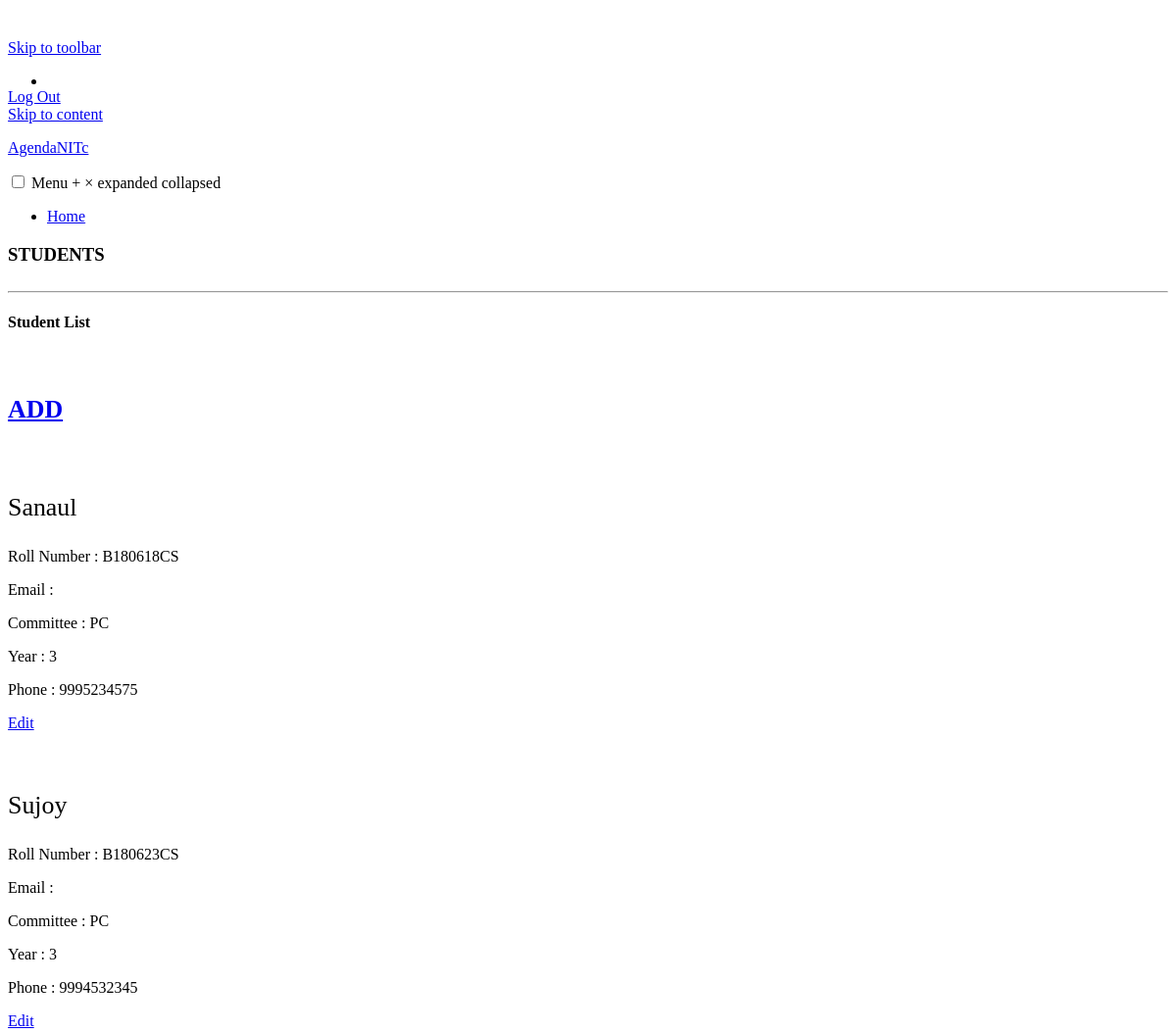
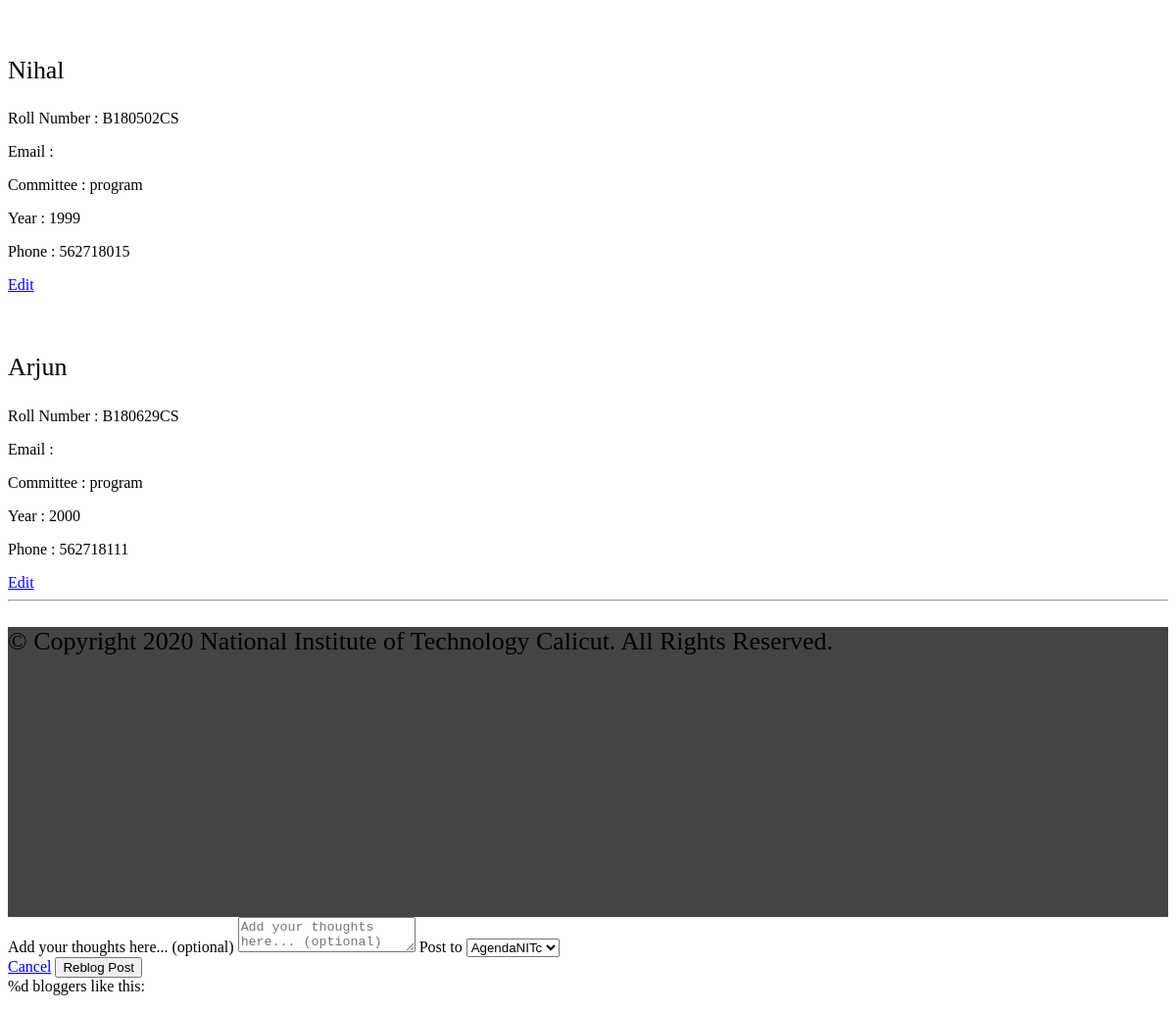
/students, run on the app's committed database (2 pictures, top to bottom).
### tables this page shows
CREATE TABLE Student(Roll_no VARCHAR(10) PRIMARY KEY ,
Name VARCHAR(20), Email VARCHAR(30), Committee VARCHAR(10), 
Year INTEGER, Phone INTEGER);

### app.py (the view)
@app.route("/students")
def allstudents():
    conn = get_db_connection()
    students = conn.execute('SELECT * FROM Student').fetchall()
    conn.close()
    return render_template('students2.html', students = students)

### app.py (called while the page is built)
def get_db_connection():
    conn = sqlite3.connect('MainDatabase.db')
    conn.row_factory = sqlite3.Row #row wise access, treats rows like python dictionaries
    return conn

### templates/students2.html (shortened to what this page needs)
<!doctype html>
<html lang="en">
<head>
    <link rel='stylesheet' id='all-css-0-1' href='https://s0.wp.com/_static/??-eJydkttuwyAMhl9ohPUUbRfTnoXTEjecBGZZ3n4O7aIqraJqNwib//sNNnyMTAWPxiN3hUVbOvCZj1EFx7IDa6ZV1KicX/hjLBeZVYKIECj6CtaGcUvfh2+TmCxSWkM0TtYscvDKFk1pSnAtcg9kkBsH/l5yzhzpfJDhZ9ls1bUwzJTBKNTAanQn/9N2hUJpUkcnyfD35tTsuSxgNZc2VFwmkabV9f9tg71xz9hU6uYRYgoFWZdAP32TlUUSCL5bz2GNq3DF9vSEA9eQccmxx+hN54WmATIp0vVTLfEFAu4D1kEvmy23uZWUd1HgrHBGgzCW+udxC7uUljImkzOj1UFxrDa+lvt0H7v29W3Xtsfj6fwLTGQs6g==?cssminify=yes'
        type='text/css' media='all' />
    <link rel='stylesheet' id='all-css-2-1' href='https://s0.wp.com/wp-content/mu-plugins/comment-likes/css/comment-likes.css?m=1407378799h&cssminify=yes' type='text/css' media='all' />
    <link rel='stylesheet' id='print-css-3-1' href='https://s0.wp.com/wp-content/themes/pub/varia/print.css?m=1571655471h&cssminify=yes' type='text/css' media='print' />
    <link rel='stylesheet' id='all-css-4-1' href='https://s0.wp.com/_static/??-eJx9jUsOwjAMRC+EcUFQiQXiLGnqBkMSR4nTitvTig0/deeR35vBKYGVqBQV9UqBCqbaoZWqwpmw6MPT1paywf/kaDIb5GhfKEzJSvgRQoXkq+NYcOLekRakOn/lzgTeTKgUkjc6l/5ffCtwJODFGmWJHwEGbzivqVGWBdMHjtCZDON+jc7UeXHz6XCm3uKapFIgU5KsMEgO33lRL+G8a5tDe2qObXN7Al/RkDw=?cssminify=yes'
        type='text/css' media='all' />
    <link rel='stylesheet' id='all-css-6-1' href='https://s0.wp.com/_static/??/wp-content/themes/pub/coutoire/style.css,/wp-content/mu-plugins/admin-bar/masterbar-overrides/masterbar.css?m=1604690560j&cssminify=yes' type='text/css' media='all' />
    <link rel='stylesheet' id='all-css-8-1' href='https://s0.wp.com/_static/??-eJxti8sKgCAQAH8oW6KHdoi+xcTUWF1pjX4/OnSIOg0DM3BmYSgVmwrEQ2Q8XEgMmbiIFXXYgb3eQ3IPa8Ncwf/FZIJGgeToLZ+peBstg+/AIS0a72COU9OPUg69atV2AWWKN+I=?cssminify=yes' type='text/css' media='all'
    />
</head>
<body class="page-template-default page page-id-170 logged-in admin-bar no-customize-support wp-embed-responsive customizer-styles-applied singular image-filters-enabled hide-homepage-title highlander-enabled highlander-light">
    <div id="wpadminbar" class="nojq nojs ltr mobile">
        <a class="screen-reader-shortcut" href="#wp-toolbar" tabindex="1">Skip to toolbar</a>
        <a class="screen-reader-shortcut" href="https://agendanitc.wordpress.com/wp-login.php?action=logout&#038;_wpnonce=b71a8b1dec">Log Out</a>
    </div>
    <div id="page" class="site">
        <a class="skip-link screen-reader-text" href="#content">Skip to content</a>
        <header id="masthead" class="site-header alignfull">
            <div class="site-branding">
                <p class="site-title"><a href="https://agendanitc.wordpress.com/" rel="home">AgendaNITc</a></p>
            </div>
            <nav id="site-navigation" class="main-navigation" aria-label="Main Navigation">
                <input type="checkbox" role="button" aria-haspopup="true" id="toggle" class="hide-visually">
                <label for="toggle" id="toggle-menu" class="button">
						Menu						<span class="dropdown-icon open">+</span>
						<span class="dropdown-icon close">&times;</span>
						<span class="hide-visually expanded-text">expanded</span>
						<span class="hide-visually collapsed-text">collapsed</span>
					</label>
                <div class="menu-primary-container">
                    <ul id="menu-primary" class="main-menu" aria-label="submenu">
                        <li id="menu-item-14" class="menu-item menu-item-type-custom menu-item-object-custom menu-item-14"><a href="/">Home</a></li>
                    </ul>
                </div>
            </nav>
        </header>
        <div id="content" class="site-content">
            <section id="primary" class="content-area">
                <main id="main" class="site-main">
                    <article id="post-170" class="post-170 page type-page status-publish hentry entry">
                        <header class="entry-header responsive-max-width">
                            <h1 class="entry-title">STUDENTS</h1>
                        </header>
                        <div class="entry-content">
                            <hr class="wp-block-separator" />
                            <div class="wp-block-group alignfull">
                                <div class="wp-block-group__inner-container">
                                    <h4 class="has-text-align-center"><strong>Student List</strong></h4>
                                    <a href="{{url_for('newstudent')}}"
                                    <div class="wp-block-media-text alignwide has-media-on-the-right is-stacked-on-mobile" style="grid-template-columns:auto 15%;">
                                        <figure class="wp-block-media-text__media">
                                                sizes="(max-width: 614px) 100vw, 614px" /></figure>
                                        <div class="wp-block-media-text__content">
                                            <p class="has-text-align-right has-large-font-size"><strong>ADD</strong></p>
                                        </div>
                                    </div>
                                    {% for student in students%}
                                    <div class="wp-block-media-text alignwide is-stacked-on-mobile" style="grid-template-columns:15% auto;">
                                        <figure class="wp-block-media-text__media">
                                                sizes="(max-width: 225px) 100vw, 225px" /></figure>
                                        <div class="wp-block-media-text__content">
                                            <p class="has-large-font-size">{{student['Name']}}</p>
                                            <p>Roll Number : {{student['Roll_no']}}</p>
                                            <p>Email : {{students['Email']}}</p>
                                            <p>Committee : {{student['Committee']}}</p>
                                            <p>Year : {{student['Year']}}</p>
                                            <p>Phone : {{student['Phone']}}</p>
                                        <a href="{{ url_for('editstudent', roll_no=student['roll_no']) }}">
                                            <span class="badge badge-warning">Edit</span>
                                        </a>
                                        </div>
                                    </div>
                                    {%endfor%}
                            <hr class="wp-block-separator" />
                            <div class="wp-block-cover alignfull has-foreground-background-color has-background-dim" style="min-height:296px;">
                                <div class="wp-block-cover__inner-container">
                                    <p class="has-text-align-center has-large-font-size">© Copyright 2020 National Institute of Technology Calicut. All Rights Reserved.</p>
                                </div>
                            </div>
                        </div>
                    </article>
                </main>
            </section>
        </div>
    </div>
    <div id="carousel-reblog-box">
        <form action="#" name="carousel-reblog">
            <label for="carousel-reblog-content" id="carousel-reblog-lblogcontent" class="screen-reader-text">Add your thoughts here... (optional)</label>
            <textarea id="carousel-reblog-content" name="carousel-reblog-content" placeholder="Add your thoughts here... (optional)"></textarea>
            <label for="carousel-reblog-to-blog-id" id="carousel-reblog-lblogid">Post to</label>
            <select name="carousel-reblog-to-blog-id" id="carousel-reblog-to-blog-id">
							<option value="187334966">AgendaNITc</option>
						</select>
            <div class="submit">
                <span class="canceltext"><a href="#" class="cancel">Cancel</a></span>
                <input type="submit" name="carousel-reblog-submit" class="button" id="carousel-reblog-submit" value="Reblog Post" />
            </div>
            <input type="hidden" id="_wpnonce" name="_wpnonce" value="697800db77" /><input type="hidden" name="_wp_http_referer" value="/students-2/" /> </form>
    </div>
    <link rel='stylesheet' id='screen-css-0-2' href='https://s0.wp.com/wp-content/blog-plugins/launch-banner/style.css?m=1552400413h&cssminify=yes' type='text/css' media='screen' />
    <link rel='stylesheet' id='all-css-1-2' href='https://s0.wp.com/wp-content/mu-plugins/carousel/jetpack-carousel.css?m=1592560282h&cssminify=yes' type='text/css' media='all' />
    <div id='likes-other-gravatars'>
        <div class="likes-text"><span>%d</span> bloggers like this:</div>
    </div>
</body>
</html>

### templates/students2.html (style rules this page uses)
.admin-bar { position: inherit !important; top: auto !important; }
:root { --wp--preset--color--primary: #0000FF; --wp--preset--color--secondary: #FF0000; --wp--preset--color--foreground: #444444; --wp--preset--color--background: #FFFFFF; --wp--preset--gradient--vivid-cyan-blue-to-vivid-purple: linear-gradient(135deg, rgba(6, 147, 227, 1) 0%, rgb(155, 81, 224) 100%); --wp--preset--gradient--light-green-cyan-to-vivid-green-cyan: linear-gradient(135deg, rgb(122, 220, 180) 0%, rgb(0, 208, 130) 100%); --wp--preset--gradient--luminous-vivid-amber-to-luminous-vivid-orange: linear-gradient(135deg, rgba(252, 185, 0, 1) 0%, rgba(255, 105, 0, 1) 100%); --wp--preset--gradient--luminous-vivid-orange-to-vivid-red: linear-gradient(135deg, rgba(255, 105, 0, 1) 0%, rgb(207, 46, 46) 100%); --wp--preset--gradient--very-light-gray-to-cyan-bluish-gray: linear-gradient(135deg, rgb(238, 238, 238) 0%, rgb(169, 184, 195) 100%); --wp--preset--gradient--cool-to-warm-spectrum: linear-gradient(135deg, rgb(74, 234, 220) 0%, rgb(151, 120, 209) 20%, rgb(207, 42, 186) 40%, rgb(238, 44, 130) 60%, rgb(251, 105, 98) 80%, rgb(254, 248, 76) 100%); --wp--preset--gradient--blush-light-purple: linear-gradient(135deg, rgb(255, 206, 236) 0%, rgb(152, 150, 240) 100%); --wp--preset--gradient--blush-bordeaux: linear-gradient(135deg, rgb(254, 205, 165) 0%, rgb(254, 45, 45) 50%, rgb(107, 0, 62) 100%); --wp--preset--gradient--luminous-dusk: linear-gradient(135deg, rgb(255, 203, 112) 0%, rgb(199, 81, 192) 50%, rgb(65, 88, 208) 100%); --wp--preset--gradient--pale-ocean: linear-gradient(135deg, rgb(255, 245, 203) 0%, rgb(182, 227, 212) 50%, rgb(51, 167, 181) 100%); --wp--preset--gradient--electric-grass: linear-gradient(135deg, rgb(202, 248, 128) 0%, rgb(113, 206, 126) 100%); --wp--preset--gradient--midnight: linear-gradient(135deg, rgb(2, 3, 129) 0%, rgb(40, 116, 252) 100%); --wp--preset--font-size--small: 15px; --wp--preset--font-size--normal: 18px; --wp--preset--font-size--large: 25.92px; --wp--preset--font-size--huge: 31.105px; --wp--preset--font-style--normal: normal; --wp--preset--font-style--italic: italic; --wp--preset--font-weight--100: 100; --wp--preset--font-weight--200: 200; --wp--preset--font-weight--300: 300; --wp--preset--font-weight--400: 400; --wp--preset--font-weight--500: 500; --wp--preset--font-weight--600: 600; --wp--preset--font-weight--700: 700; --wp--preset--font-weight--800: 800; --wp--preset--font-weight--900: 900; --wp--preset--text-decoration--underline: underline; --wp--preset--text-decoration--strikethrough: line-through; --wp--preset--text-transform--uppercase: uppercase; --wp--preset--text-transform--lowercase: lowercase; --wp--preset--text-transform--capitalize: capitalize; }
.has-foreground-background-color { background-color: #444444; }
.has-large-font-size { font-size: 25.92px; }
:root { --font-headings: Cabin; --font-base: Raleway; --font-headings-default: -apple-system, BlinkMacSystemFont, "Segoe UI", Roboto, Oxygen-Sans, Ubuntu, Cantarell, "Helvetica Neue", sans-serif; --font-base-default: -apple-system, BlinkMacSystemFont, "Segoe UI", Roboto, Oxygen-Sans, Ubuntu, Cantarell, "Helvetica Neue", sans-serif; }
#wpadminbar { display: none; }
html { margin-top: 32px !important; }

### data on the page
Student: Name "Sanaul", Roll_no "B180618CS", Committee "PC", Year "3", Phone "9995234575"
Student: Name "Sujoy", Roll_no "B180623CS", Committee "PC", Year "3", Phone "9994532345"
Student: Name "Nihal", Roll_no "B180502CS", Committee "program", Year "1999", Phone "562718015"
Student: Name "Arjun", Roll_no "B180629CS", Committee "program", Year "2000", Phone "562718111"
